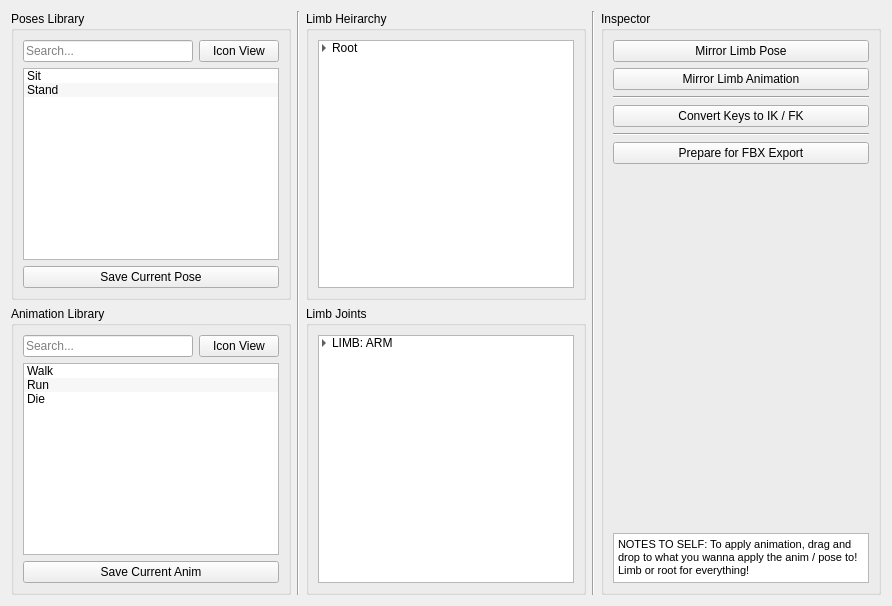
        <widget class="QWidget" name="tab_4">
         <attribute name="title">
          <string>Animation</string>
         </attribute>
         <layout class="QHBoxLayout" name="horizontalLayout_33">
          <item>
           <layout class="QHBoxLayout" name="horizontalLayout_26">
            <item>
             <layout class="QVBoxLayout" name="verticalLayout_22">
              <item>
               <widget class="QGroupBox" name="groupBox_19">
                <property name="title">
                 <string>Poses Library</string>
                </property>
                <layout class="QHBoxLayout" name="horizontalLayout_27">
                 <item>
                  <layout class="QVBoxLayout" name="verticalLayout_18">
                   <item>
                    <layout class="QHBoxLayout" name="horizontalLayout_35">
                     <item>
                      <widget class="QLineEdit" name="lineEdit_6">
                       <property name="placeholderText">
                        <string>Search...</string>
                       </property>
                      </widget>
                     </item>
                     <item>
                      <widget class="QPushButton" name="pushButton_13">
                       <property name="text">
                        <string>Icon View</string>
                       </property>
                      </widget>
                     </item>
                    </layout>
                   </item>
                   <item>
                    <widget class="QListWidget" name="listWidget_7">
                     <property name="alternatingRowColors">
                      <bool>true</bool>
                     </property>
                     <item>
                      <property name="text">
                       <string>Sit</string>
                      </property>
                     </item>
                     <item>
                      <property name="text">
                       <string>Stand</string>
                      </property>
                     </item>
                    </widget>
                   </item>
                   <item>
                    <widget class="QPushButton" name="pushButton_5">
                     <property name="text">
                      <string>Save Current Pose</string>
                     </property>
                    </widget>
                   </item>
                  </layout>
                 </item>
                </layout>
               </widget>
              </item>
              <item>
               <widget class="QGroupBox" name="groupBox_20">
                <property name="title">
                 <string>Animation Library</string>
                </property>
                <layout class="QHBoxLayout" name="horizontalLayout_28">
                 <item>
                  <layout class="QVBoxLayout" name="verticalLayout_23">
                   <item>
                    <layout class="QHBoxLayout" name="horizontalLayout_34">
                     <item>
                      <widget class="QLineEdit" name="lineEdit_5">
                       <property name="placeholderText">
                        <string>Search...</string>
                       </property>
                      </widget>
                     </item>
                     <item>
                      <widget class="QPushButton" name="pushButton_11">
                       <property name="text">
                        <string>Icon View</string>
                       </property>
                      </widget>
                     </item>
                    </layout>
                   </item>
                   <item>
                    <widget class="QListWidget" name="listWidget_8">
                     <property name="alternatingRowColors">
                      <bool>true</bool>
                     </property>
                     <item>
                      <property name="text">
                       <string>Walk</string>
                      </property>
                     </item>
                     <item>
                      <property name="text">
                       <string>Run</string>
                      </property>
                     </item>
                     <item>
                      <property name="text">
                       <string>Die</string>
                      </property>
                     </item>
                    </widget>
                   </item>
                   <item>
                    <widget class="QPushButton" name="pushButton_8">
                     <property name="text">
                      <string>Save Current Anim</string>
                     </property>
                    </widget>
                   </item>
                  </layout>
                 </item>
                </layout>
               </widget>
              </item>
             </layout>
            </item>
            <item>
             <widget class="Line" name="line_9">
              <property name="orientation">
               <enum>Qt::Vertical</enum>
              </property>
             </widget>
            </item>
            <item>
             <layout class="QVBoxLayout" name="verticalLayout_10">
              <item>
               <widget class="QGroupBox" name="groupBox_10">
                <property name="title">
                 <string>Limb Heirarchy</string>
                </property>
                <layout class="QHBoxLayout" name="horizontalLayout_12">
                 <item>
                  <layout class="QVBoxLayout" name="verticalLayout_35">
                   <item>
                    <widget class="QTreeWidget" name="treeWidget_2">
                     <property name="autoScrollMargin">
                      <number>16</number>
                     </property>
                     <property name="alternatingRowColors">
                      <bool>true</bool>
                     </property>
                     <property name="selectionMode">
                      <enum>QAbstractItemView::MultiSelection</enum>
                     </property>
                     <property name="autoExpandDelay">
                      <number>-1</number>
                     </property>
                     <property name="indentation">
                      <number>10</number>
                     </property>
                     <property name="headerHidden">
                      <bool>true</bool>
                     </property>
                     <column>
                      <property name="text">
                       <string notr="true">1</string>
                      </property>
                     </column>
                     <item>
                      <property name="text">
                       <string>Root</string>
                      </property>
                      <item>
                       <property name="text">
                        <string>Spine</string>
                       </property>
                       <item>
                        <property name="text">
                         <string>Arm (M)</string>
                        </property>
                        <item>
                         <property name="text">
                          <string>Hand</string>
                         </property>
                        </item>
                       </item>
                       <item>
                        <property name="text">
                         <string>Head</string>
                        </property>
                       </item>
                       <item>
                        <property name="text">
                         <string>Leg (M)</string>
                        </property>
                       </item>
                       <item>
                        <property name="text">
                         <string>Tail</string>
                        </property>
                       </item>
                      </item>
                     </item>
                    </widget>
                   </item>
                  </layout>
                 </item>
                </layout>
               </widget>
              </item>
              <item>
               <widget class="QGroupBox" name="groupBox_15">
                <property name="title">
                 <string>Limb Joints</string>
                </property>
                <layout class="QVBoxLayout" name="verticalLayout_11">
                 <item>
                  <layout class="QVBoxLayout" name="verticalLayout_26">
                   <item>
                    <widget class="QTreeWidget" name="treeWidget_4">
                     <property name="alternatingRowColors">
                      <bool>true</bool>
                     </property>
                     <property name="indentation">
                      <number>10</number>
                     </property>
                     <property name="headerHidden">
                      <bool>true</bool>
                     </property>
                     <column>
                      <property name="text">
                       <string>1</string>
                      </property>
                     </column>
                     <item>
                      <property name="text">
                       <string>LIMB: ARM</string>
                      </property>
                      <item>
                       <property name="text">
                        <string>CLV [R]</string>
                       </property>
                       <item>
                        <property name="text">
                         <string>SLD [R]</string>
                        </property>
                        <item>
                         <property name="text">
                          <string>ELB [R]</string>
                         </property>
                         <item>
                          <property name="text">
                           <string>WRS [R]</string>
                          </property>
                         </item>
                        </item>
                       </item>
                      </item>
                      <item>
                       <property name="text">
                        <string>CLV [L]</string>
                       </property>
                       <item>
                        <property name="text">
                         <string>SLD [L]</string>
                        </property>
                        <item>
                         <property name="text">
                          <string>ELB [L]</string>
                         </property>
                         <item>
                          <property name="text">
                           <string>WRS [L]</string>
                          </property>
                         </item>
                        </item>
                       </item>
                      </item>
                     </item>
                    </widget>
                   </item>
                  </layout>
                 </item>
                </layout>
               </widget>
              </item>
             </layout>
            </item>
            <item>
             <widget class="Line" name="line_10">
              <property name="orientation">
               <enum>Qt::Vertical</enum>
              </property>
             </widget>
            </item>
            <item>
             <layout class="QVBoxLayout" name="verticalLayout_27">
              <item>
               <widget class="QGroupBox" name="groupBox_23">
                <property name="title">
                 <string>Inspector</string>
                </property>
                <layout class="QHBoxLayout" name="horizontalLayout_31">
                 <item>
                  <layout class="QVBoxLayout" name="verticalLayout_28">
                   <item>
                    <widget class="QPushButton" name="pushButton_7">
                     <property name="text">
                      <string>Mirror Limb Pose</string>
                     </property>
                    </widget>
                   </item>
                   <item>
                    <widget class="QPushButton" name="pushButton_14">
                     <property name="text">
                      <string>Mirror Limb Animation</string>
                     </property>
                    </widget>
                   </item>
                   <item>
                    <widget class="Line" name="line_5">
                     <property name="orientation">
                      <enum>Qt::Horizontal</enum>
                     </property>
                    </widget>
                   </item>
                   <item>
                    <widget class="QPushButton" name="pushButton_15">
                     <property name="text">
                      <string>Convert Keys to IK / FK</string>
                     </property>
                    </widget>
                   </item>
                   <item>
                    <widget class="Line" name="line_15">
                     <property name="orientation">
                      <enum>Qt::Horizontal</enum>
                     </property>
                    </widget>
                   </item>
                   <item>
                    <widget class="QPushButton" name="pushButton_6">
                     <property name="toolTip">
                      <string>Bake animation to joints, deleted unnecessary groups...</string>
                     </property>
                     <property name="text">
                      <string>Prepare for FBX Export</string>
                     </property>
                    </widget>
                   </item>
                   <item>
                    <spacer name="verticalSpacer_4">
                     <property name="orientation">
                      <enum>Qt::Vertical</enum>
                     </property>
                     <property name="sizeHint" stdset="0">
                      <size>
                       <width>20</width>
                       <height>40</height>
                      </size>
                     </property>
                    </spacer>
                   </item>
                   <item>
                    <widget class="QTextEdit" name="textEdit_2">
                     <property name="sizePolicy">
                      <sizepolicy hsizetype="Expanding" vsizetype="Maximum">
                       <horstretch>0</horstretch>
                       <verstretch>0</verstretch>
                      </sizepolicy>
                     </property>
                     <property name="maximumSize">
                      <size>
                       <width>16777215</width>
                       <height>50</height>
                      </size>
                     </property>
                     <property name="html">
                      <string>&lt;!DOCTYPE HTML PUBLIC &quot;-//W3C//DTD HTML 4.0//EN&quot; &quot;http://www.w3.org/TR/REC-html40/strict.dtd&quot;&gt;
&lt;html&gt;&lt;head&gt;&lt;meta name=&quot;qrichtext&quot; content=&quot;1&quot; /&gt;&lt;style type=&quot;text/css&quot;&gt;
p, li { white-space: pre-wrap; }
&lt;/style&gt;&lt;/head&gt;&lt;body style=&quot; font-family:'MS Shell Dlg 2'; font-size:8.25pt; font-weight:400; font-style:normal;&quot;&gt;
&lt;p style=&quot; margin-top:0px; margin-bottom:0px; margin-left:0px; margin-right:0px; -qt-block-indent:0; text-indent:0px;&quot;&gt;NOTES TO SELF: To apply animation, drag and drop to what you wanna apply the anim / pose to! Limb or root for everything!&lt;/p&gt;&lt;/body&gt;&lt;/html&gt;</string>
                     </property>
                    </widget>
                   </item>
                  </layout>
                 </item>
                </layout>
               </widget>
              </item>
             </layout>
            </item>
           </layout>
          </item>
         </layout>
        </widget>
